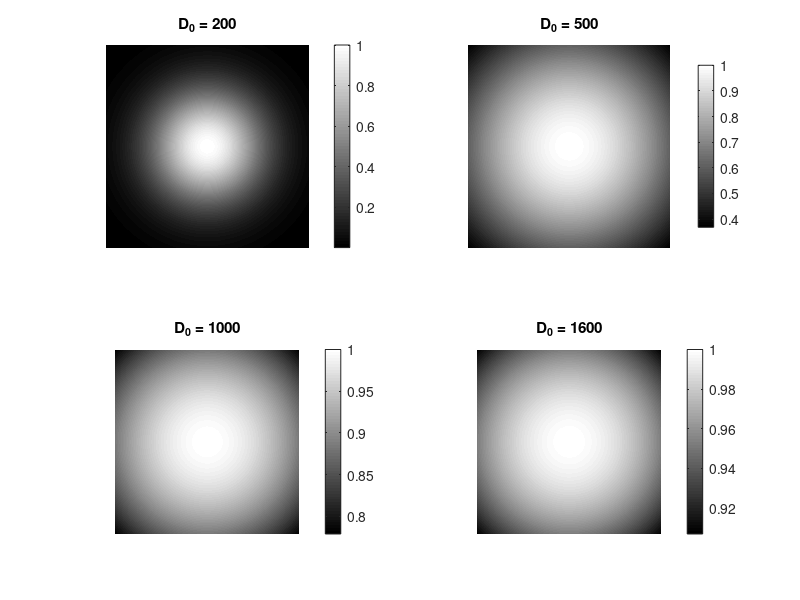

This chart was generated by the following MATLAB code: (Note: this script raises an error after producing the figure.)
close all; clear; clc;

% Read all images in current folder
 D0_list = [200, 500, 1000, 1600];

M = 1000;
N = M;

u = 0:M-1;
v = 0:N-1;
u = ifftshift(u - floor(M/2));
v = ifftshift(v - floor(N/2));
[V, U] = meshgrid(v, u);
D = sqrt(U.^2 + V.^2);


% --- Save filter matrices ---
if exist('GaussianFilter', 'dir')
    rmdir('GaussianFilter', 's');
end
mkdir('GaussianFilter');
for f = 1:length(D0_list)
    D0 = D0_list(f);
    H = exp(-(D .^ 2) / (2 * D0^2));
    save(fullfile('GaussianFilter', sprintf('GaussianFilter_D0_%d.mat', D0)), 'H', 'D0');
end

% --- 2D image display ---
figure('Name', '2D Gaussian Masks');
for f = 1:length(D0_list)
    D0 = D0_list(f);
    H = exp(-(D .^ 2) / (2 * D0^2));

    subplot(2, 2, f);
    imshow(fftshift(H), []);
    title(sprintf('D_0 = %d', D0));
    colorbar;
end
sgtitle('Gaussian Lowpass Filter Masks (2D)');
save_figure('GaussianMask_2D');

% --- 1D profile (center row) ---
figure('Name', '1D Gaussian Profiles');
center = floor(M/2) + 1;
freq_axis = -floor(M/2) : floor(M/2)-1;

for f = 1:length(D0_list)
    D0 = D0_list(f);
    H = exp(-(D .^ 2) / (2 * D0^2));
    H_shifted = fftshift(H);
    profile = H_shifted(center, :);

    subplot(2, 2, f);
    plot(freq_axis, profile, 'LineWidth', 1.5);
    xlabel('Frequency u');
    ylabel('H(u, v=0)');
    title(sprintf('D_0 = %d', D0));
    xlim([freq_axis(1) freq_axis(end)]);
    ylim([0 1.05]);
    grid on;
end
sgtitle('Gaussian Lowpass Filter Profiles (center row)');
save_figure('GaussianMask_1D');
